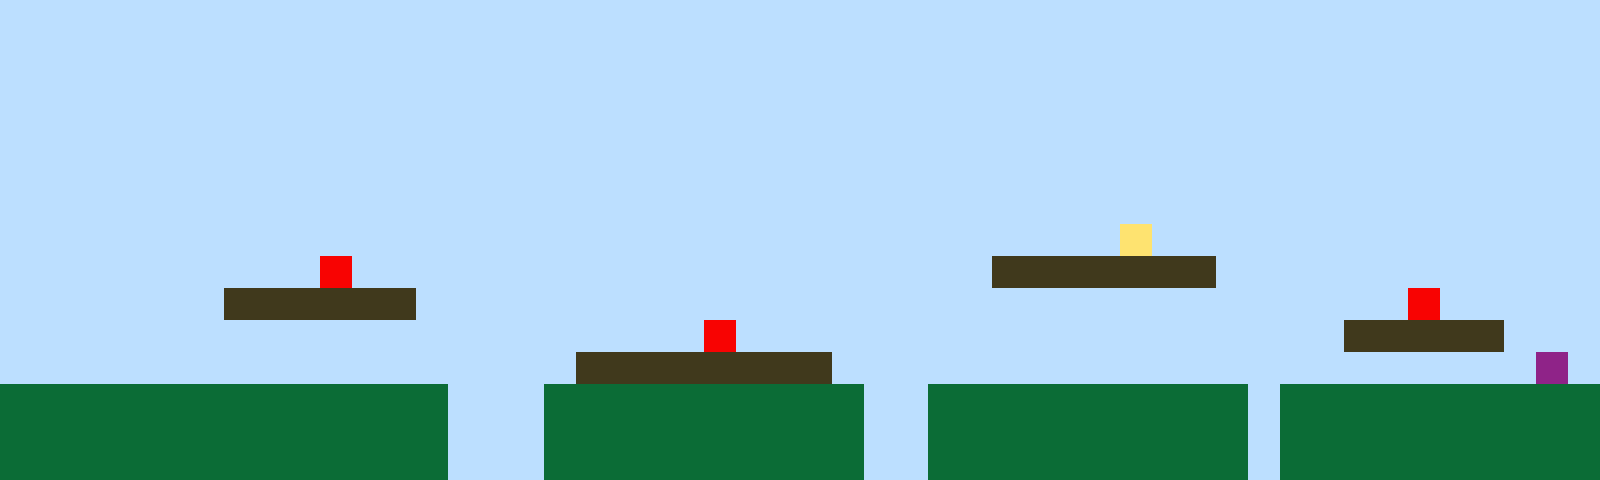

A level layout from a 2D game, rendered from its tile map. Below: a short description, then the map file with its tile-grid data intact:
An orthogonal 50x15 tile map with 32x32 px tiles, 1 tile layer (Tile Layer 1).

<map version="1.10" tiledversion="1.11.2" orientation="orthogonal" renderorder="right-up" width="50" height="15" tilewidth="32" tileheight="32" infinite="0" nextlayerid="2" nextobjectid="1"><editorsettings><export target="map1.csv" format="csv" /></editorsettings><tileset firstgid="1" name="sprites" tilewidth="32" tileheight="32" tilecount="6" columns="3"><image source="sprites.png" width="96" height="64" /></tileset><layer id="1" name="Tile Layer 1" width="50" height="15"><data encoding="csv">1,1,1,1,1,1,1,1,1,1,1,1,1,1,1,1,1,1,1,1,1,1,1,1,1,1,1,1,1,1,1,1,1,1,1,1,1,1,1,1,1,1,1,1,1,1,1,1,1,1,1,1,1,1,1,1,1,1,1,1,1,1,1,1,1,1,1,1,1,1,1,1,1,1,1,1,1,1,1,1,1,1,1,1,1,1,1,1,1,1,1,1,1,1,1,1,1,1,1,1,1,1,1,1,1,1,1,1,1,1,1,1,1,1,1,1,1,1,1,1,1,1,1,1,1,1,1,1,1,1,1,1,1,1,1,1,1,1,1,1,1,1,1,1,1,1,1,1,1,1,1,1,1,1,1,1,1,1,1,1,1,1,1,1,1,1,1,1,1,1,1,1,1,1,1,1,1,1,1,1,1,1,1,1,1,1,1,1,1,1,1,1,1,1,1,1,1,1,1,1,1,1,1,1,1,1,1,1,1,1,1,1,1,1,1,1,1,1,1,1,1,1,1,1,1,1,1,1,1,1,1,1,1,1,1,1,1,1,1,1,1,1,1,1,1,1,1,1,1,1,1,1,1,1,1,1,1,1,1,1,1,1,1,1,1,1,1,1,1,1,1,1,1,1,1,1,1,1,1,1,1,1,1,1,1,1,1,1,1,1,1,1,1,1,1,1,1,1,1,1,1,1,1,1,1,1,1,1,1,1,1,1,1,1,1,1,1,1,1,1,1,1,1,1,1,1,1,1,1,1,1,1,1,1,1,1,1,1,1,1,1,1,1,1,1,1,1,1,1,1,1,1,1,1,1,1,1,1,1,1,1,1,1,1,1,1,1,1,1,1,1,1,1,1,1,1,1,1,1,1,1,1,1,1,1,4,1,1,1,1,1,1,1,1,1,1,1,1,1,1,1,1,1,1,1,1,1,1,1,1,5,1,1,1,1,1,1,1,1,1,1,1,1,1,1,1,1,1,1,1,1,3,3,3,3,3,3,3,1,1,1,1,1,1,1,1,1,1,1,1,1,1,1,1,1,1,1,3,3,3,3,3,3,1,1,1,1,1,1,1,1,1,1,1,1,1,1,1,1,1,1,1,1,1,1,1,1,1,1,1,1,1,1,1,5,1,1,1,1,1,1,1,1,1,1,1,1,1,1,1,1,1,1,1,1,1,1,1,1,1,1,1,5,1,1,1,1,1,1,1,1,1,1,1,1,1,1,1,1,1,1,1,3,3,3,3,3,1,1,1,1,1,1,1,1,1,1,1,1,1,1,1,1,1,1,1,1,1,3,3,3,3,3,3,3,3,1,1,1,1,1,1,1,1,1,1,1,1,1,1,1,1,1,1,1,1,1,1,6,1,2,2,2,2,2,2,2,2,2,2,2,2,2,2,1,1,1,2,2,2,2,2,2,2,2,2,2,1,1,2,2,2,2,2,2,2,2,2,2,1,2,2,2,2,2,2,2,2,2,2,2,2,2,2,2,2,2,2,2,2,2,2,2,2,1,1,1,2,2,2,2,2,2,2,2,2,2,1,1,2,2,2,2,2,2,2,2,2,2,1,2,2,2,2,2,2,2,2,2,2,2,2,2,2,2,2,2,2,2,2,2,2,2,2,1,1,1,2,2,2,2,2,2,2,2,2,2,1,1,2,2,2,2,2,2,2,2,2,2,1,2,2,2,2,2,2,2,2,2,2</data></layer></map>
